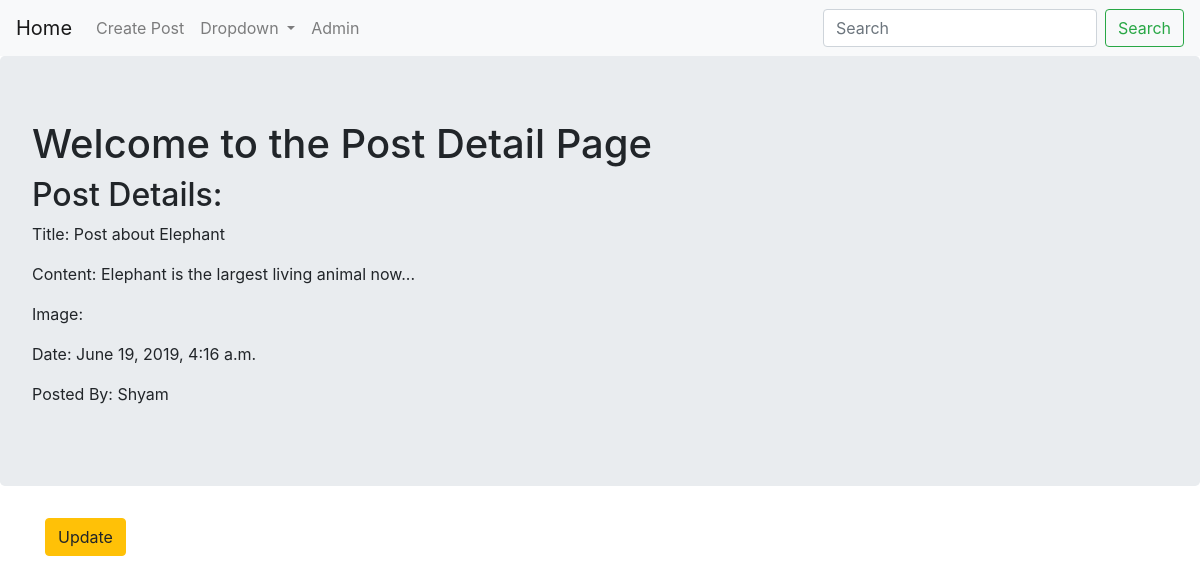
The page /CBVs/7/ on the database its author committed.
### CBVs/models.py (models this page shows, shortened)
class Posts(models.Model):
    post_title=models.CharField(max_length=300)
    post_image=models.ImageField(upload_to=upload_post_image,blank=True,null=True)
    post_content=models.TextField(blank=True)
    post_date=models.DateTimeField(auto_now_add=True)
    post_author=models.ForeignKey(User,on_delete=models.CASCADE)
    objects=PostsManager()

### CBVs/views.py (the view)
# urls.py: path('<int:pk>/',views.PostsDetailView.as_view(),name='detail'),
class PostsDetailView(DetailView):
    context_object_name = 'posts_details'
    model = models.Posts
    template_name = 'CBVs/posts_detail.html'

### CBVs/templates/CBVs/posts_detail.html
{% extends "base.html" %}
{% block body %}
  <div class="jumbotron">
    <h1>Welcome to the Post Detail Page</h1>
    <h2>Post Details:</h2>
    <p>Title: {{posts_details.post_title}}</p>
    <p>Content: {{posts_details.post_content}}</p>
    <p>Image: {{posts_details.post_image}}</p>
    <p>Date: {{posts_details.post_date}}</p>
    <p>Posted By: {{posts_details.post_author}}</p>
  </div>
  <div class="container">
    <p><a class='btn btn-warning' href="{% url 'CBVs:update' pk=posts_details.pk %}">Update</a></p>
  </div>
{% endblock %}

### rows shown on the page
Posts: post_title "Post about Elephant", post_content "Elephant is the largest living animal now...", post_date "June 19, 2019, 4:16 a.m.", post_author "Shyam"
